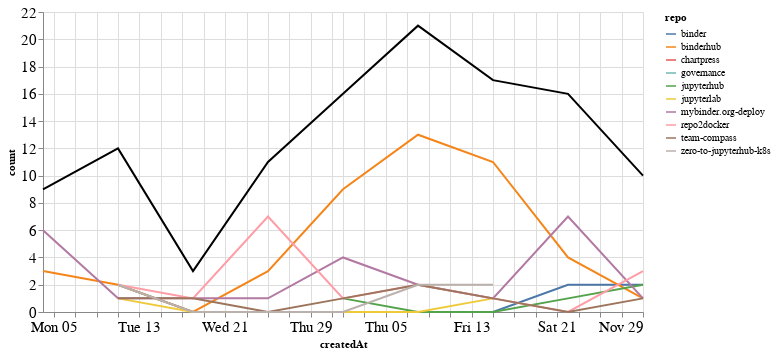

Notebook cell for this chart:
### Markdown cell above
## Comments

### Code cell
comments_time = comments.groupby('repo').resample('W', on='createdAt').count()['author'].reset_index()
comments_time = comments_time.rename(columns={'author': 'count'})
comments_time_total = comments_time.groupby('createdAt').agg({"count": "sum"}).reset_index()
ch1 = alt.Chart(comments_time, width=600).mark_line().encode(
    x='createdAt',
    y='count',
    color='repo',
    tooltip="repo"
)

ch2 = alt.Chart(comments_time_total, width=600).mark_line(color="black").encode(
    x='createdAt',
    y='count',
)

ch1 + ch2

### Figure 1 — Vega-Lite specification as saved in the notebook (floating-point values rounded to 4 significant figures)
{"config": {"axisLeft": {"labelFontSize": 15}, "axisBottom": {"labelFontSize": 15}}, "layer": [{"data": {"name": "data-706f850b8e4abbb741d3ea43955d6073"}, "mark": "line", "encoding": {"color": {"type": "nominal", "field": "repo"}, "tooltip": {"type": "nominal", "field": "repo"}, "x": {"type": "temporal", "field": "createdAt"}, "y": {"type": "quantitative", "field": "count"}}, "width": 600}, {"data": {"name": "data-d85648ca3232b1f576ee297cfffb9710"}, "mark": {"type": "line", "color": "black"}, "encoding": {"x": {"type": "temporal", "field": "createdAt"}, "y": {"type": "quantitative", "field": "count"}}, "width": 600}], "$schema": "https://vega.github.io/schema/vega-lite/v4.8.1.json", "datasets": {"data-706f850b8e4abbb741d3ea43955d6073": [{"repo": "binder", "createdAt": "2020-10-11T00:00:00", "count": 2}, {"repo": "binder", "createdAt": "2020-10-18T00:00:00", "count": 0}, {"repo": "binder", "createdAt": "2020-10-25T00:00:00", "count": 0}, {"repo": "binder", "createdAt": "2020-11-01T00:00:00", "count": 0}, {"repo": "binder", "createdAt": "2020-11-08T00:00:00", "count": 0}, {"repo": "binder", "createdAt": "2020-11-15T00:00:00", "count": 0}, {"repo": "binder", "createdAt": "2020-11-22T00:00:00", "count": 2}, {"repo": "binder", "createdAt": "2020-11-29T00:00:00", "count": 2}, {"repo": "binderhub", "createdAt": "2020-10-04T00:00:00", "count": 3}, {"repo": "binderhub", "createdAt": "2020-10-11T00:00:00", "count": 2}, {"repo": "binderhub", "createdAt": "2020-10-18T00:00:00", "count": 0}, {"repo": "binderhub", "createdAt": "2020-10-25T00:00:00", "count": 3}, {"repo": "binderhub", "createdAt": "2020-11-01T00:00:00", "count": 9}, {"repo": "binderhub", "createdAt": "2020-11-08T00:00:00", "count": 13}, {"repo": "binderhub", "createdAt": "2020-11-15T00:00:00", "count": 11}, {"repo": "binderhub", "createdAt": "2020-11-22T00:00:00", "count": 4}, {"repo": "binderhub", "createdAt": "2020-11-29T00:00:00", "count": 1}, {"repo": "chartpress", "createdAt": "2020-11-22T00:00:00", "count": 2}, {"repo": "governance", "createdAt": "2020-10-11T00:00:00", "count": 1}, {"repo": "jupyterhub", "createdAt": "2020-11-01T00:00:00", "count": 1}, {"repo": "jupyterhub", "createdAt": "2020-11-08T00:00:00", "count": 0}, {"repo": "jupyterhub", "createdAt": "2020-11-15T00:00:00", "count": 0}, {"repo": "jupyterhub", "createdAt": "2020-11-22T00:00:00", "count": 1}, {"repo": "jupyterhub", "createdAt": "2020-11-29T00:00:00", "count": 2}, {"repo": "jupyterlab", "createdAt": "2020-10-11T00:00:00", "count": 1}, {"repo": "jupyterlab", "createdAt": "2020-10-18T00:00:00", "count": 0}, {"repo": "jupyterlab", "createdAt": "2020-10-25T00:00:00", "count": 0}, {"repo": "jupyterlab", "createdAt": "2020-11-01T00:00:00", "count": 0}, {"repo": "jupyterlab", "createdAt": "2020-11-08T00:00:00", "count": 0}, {"repo": "jupyterlab", "createdAt": "2020-11-15T00:00:00", "count": 1}, {"repo": "mybinder.org-deploy", "createdAt": "2020-10-04T00:00:00", "count": 6}, {"repo": "mybinder.org-deploy", "createdAt": "2020-10-11T00:00:00", "count": 1}, {"repo": "mybinder.org-deploy", "createdAt": "2020-10-18T00:00:00", "count": 1}, {"repo": "mybinder.org-deploy", "createdAt": "2020-10-25T00:00:00", "count": 1}, {"repo": "mybinder.org-deploy", "createdAt": "2020-11-01T00:00:00", "count": 4}, {"repo": "mybinder.org-deploy", "createdAt": "2020-11-08T00:00:00", "count": 2}, {"repo": "mybinder.org-deploy", "createdAt": "2020-11-15T00:00:00", "count": 1}, {"repo": "mybinder.org-deploy", "createdAt": "2020-11-22T00:00:00", "count": 7}, {"repo": "mybinder.org-deploy", "createdAt": "2020-11-29T00:00:00", "count": 1}, {"repo": "repo2docker", "createdAt": "2020-10-11T00:00:00", "count": 2}, {"repo": "repo2docker", "createdAt": "2020-10-18T00:00:00", "count": 1}, {"repo": "repo2docker", "createdAt": "2020-10-25T00:00:00", "count": 7}, {"repo": "repo2docker", "createdAt": "2020-11-01T00:00:00", "count": 1}, {"repo": "repo2docker", "createdAt": "2020-11-08T00:00:00", "count": 2}, {"repo": "repo2docker", "createdAt": "2020-11-15T00:00:00", "count": 1}, {"repo": "repo2docker", "createdAt": "2020-11-22T00:00:00", "count": 0}, {"repo": "repo2docker", "createdAt": "2020-11-29T00:00:00", "count": 3}, {"repo": "team-compass", "createdAt": "2020-10-11T00:00:00", "count": 1}, {"repo": "team-compass", "createdAt": "2020-10-18T00:00:00", "count": 1}, {"repo": "team-compass", "createdAt": "2020-10-25T00:00:00", "count": 0}, {"repo": "team-compass", "createdAt": "2020-11-01T00:00:00", "count": 1}, {"repo": "team-compass", "createdAt": "2020-11-08T00:00:00", "count": 2}, {"repo": "team-compass", "createdAt": "2020-11-15T00:00:00", "count": 1}, {"repo": "team-compass", "createdAt": "2020-11-22T00:00:00", "count": 0}, {"repo": "team-compass", "createdAt": "2020-11-29T00:00:00", "count": 1}, {"repo": "zero-to-jupyterhub-k8s", "createdAt": "2020-10-11T00:00:00", "count": 2}, {"repo": "zero-to-jupyterhub-k8s", "createdAt": "2020-10-18T00:00:00", "count": 0}, {"repo": "zero-to-jupyterhub-k8s", "createdAt": "2020-10-25T00:00:00", "count": 0}, {"repo": "zero-to-jupyterhub-k8s", "createdAt": "2020-11-01T00:00:00", "count": 0}, {"repo": "zero-to-jupyterhub-k8s", "createdAt": "2020-11-08T00:00:00", "count": 2}, {"repo": "zero-to-jupyterhub-k8s", "createdAt": "2020-11-15T00:00:00", "count": 2}], "data-d85648ca3232b1f576ee297cfffb9710": [{"createdAt": "2020-10-04T00:00:00", "count": 9}, {"createdAt": "2020-10-11T00:00:00", "count": 12}, {"createdAt": "2020-10-18T00:00:00", "count": 3}, {"createdAt": "2020-10-25T00:00:00", "count": 11}, {"createdAt": "2020-11-01T00:00:00", "count": 16}, {"createdAt": "2020-11-08T00:00:00", "count": 21}, {"createdAt": "2020-11-15T00:00:00", "count": 17}, {"createdAt": "2020-11-22T00:00:00", "count": 16}, {"createdAt": "2020-11-29T00:00:00", "count": 10}]}}
